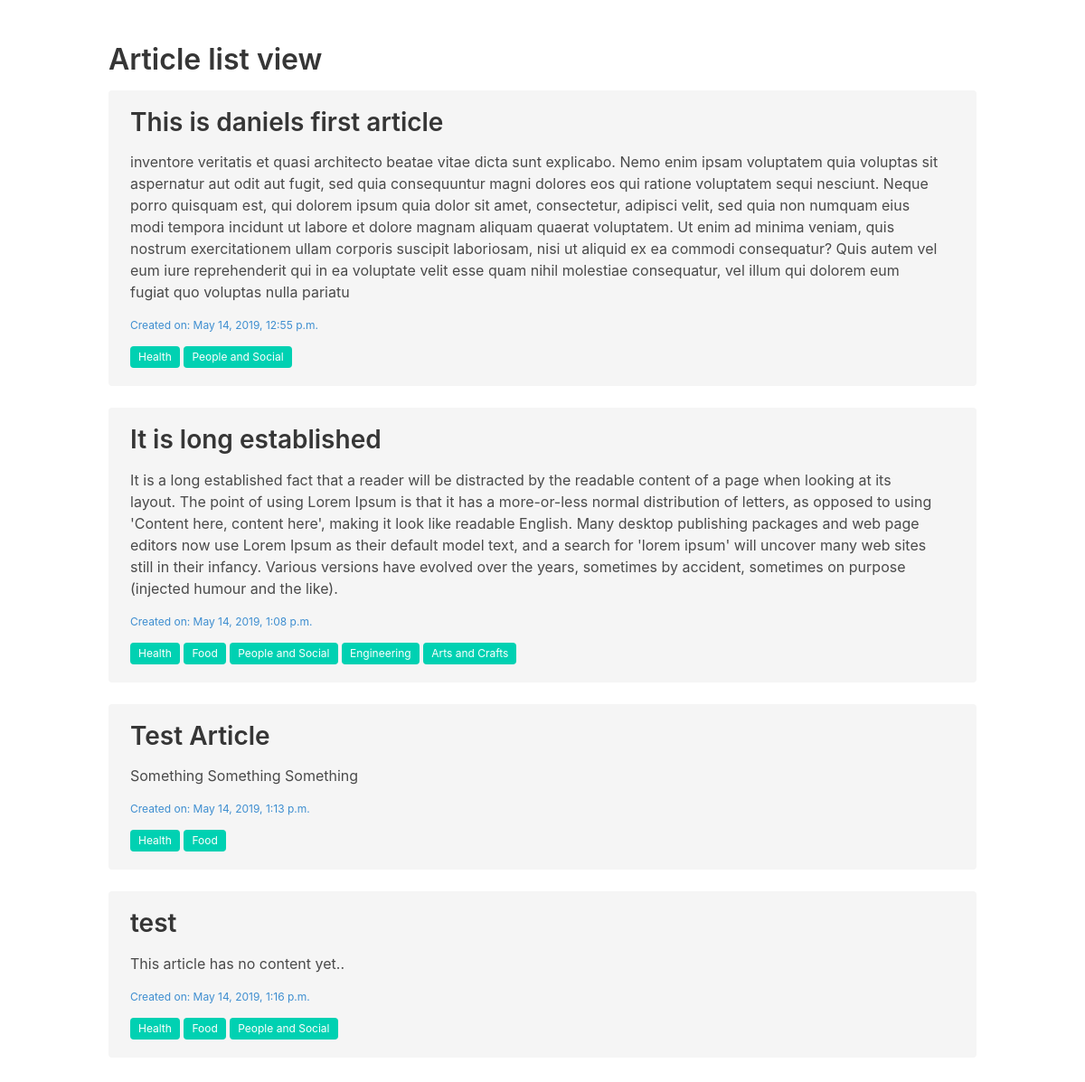
Screenshot of /article/list/ with the database file from the repository.
### app/models.py (models this page shows, shortened)
class Article(m.Model):
    article_name = m.CharField(max_length=100)
    article_content = m.TextField(default="This article has no content yet..")
    article_ct_date = m.DateTimeField(default=datetime.now)
    tags = m.ManyToManyField(Tag)

class Tag(m.Model):
    tag_name = m.CharField(max_length=50)

### app/views.py (the view)
# urls.py: path('article/list/', article_list, name='article_list'),
def article_list(request):
    data = Article.objects.all()
    context = {'title':'Article list view',
               'data':data}
    return render(request, 'article_list.html', context)

### templates/article_list.html
{% extends 'base.html' %}
{% block content %}
<section class="section">
<section class="container">
<section class="content">
    <h1>{{ title }}</h1>
    {% for d in data %}
    <div class="notification">
        <article class="content">
            <h2>{{ d.article_name }}</h2>
            <p>{{ d.article_content }}</p>
            <p class="help has-text-info">Created on: {{ d.article_ct_date }}</p>
            {% for tag_object in d.tags.all %}
                <span class="tag is-primary">{{tag_object.tag_name }}</span>
            {% endfor %}
        </article>
    </div>
    {% endfor %}
</section>
</section>
</section>
{% endblock content %}

### rows the page displays
Article: article_name "This is daniels first article", article_content "inventore veritatis et quasi architecto beatae vitae dicta sunt explicabo. Nemo enim ipsam voluptatem quia voluptas sit aspernatur aut odit aut fugit, sed quia consequuntur magni dolores eos qui ratione voluptatem sequi nesciunt. Neque porro quisquam est, qui dolorem ipsum quia dolor sit amet, consectetur, adipisci velit, sed quia non numquam eius modi tempora incidunt ut labore et dolore magnam aliquam quaerat voluptatem. Ut enim ad minima veniam, quis nostrum exercitationem ullam corporis suscipit laboriosam, nisi ut aliquid ex ea commodi consequatur? Quis autem vel eum iure reprehenderit qui in ea voluptate velit esse quam nihil molestiae consequatur, vel illum qui dolorem eum fugiat quo…", article_ct_date "May 14, 2019, 12:55 p.m."
Tag: tag_name "Health"
Tag: tag_name "People and Social"
Article: article_name "It is long established", article_content "It is a long established fact that a reader will be distracted by the readable content of a page when looking at its layout. The point of using Lorem Ipsum is that it has a more-or-less normal distribution of letters, as opposed to using 'Content here, content here', making it look like readable English. Many desktop publishing packages and web page editors now use Lorem Ipsum as their default model text, and a search for 'lorem ipsum' will uncover many web sites still in their infancy. Various versions have evolved over the years, sometimes by accident, sometimes on purpose (injected humour and the like).", article_ct_date "May 14, 2019, 1:08 p.m."
Tag: tag_name "Food"
Tag: tag_name "Engineering"
Tag: tag_name "Arts and Crafts"
Article: article_name "Test Article", article_content "Something Something Something", article_ct_date "May 14, 2019, 1:13 p.m."
Article: article_name "test", article_content "This article has no content yet..", article_ct_date "May 14, 2019, 1:16 p.m."

### other values shown
{{ title }} "Article list view"
